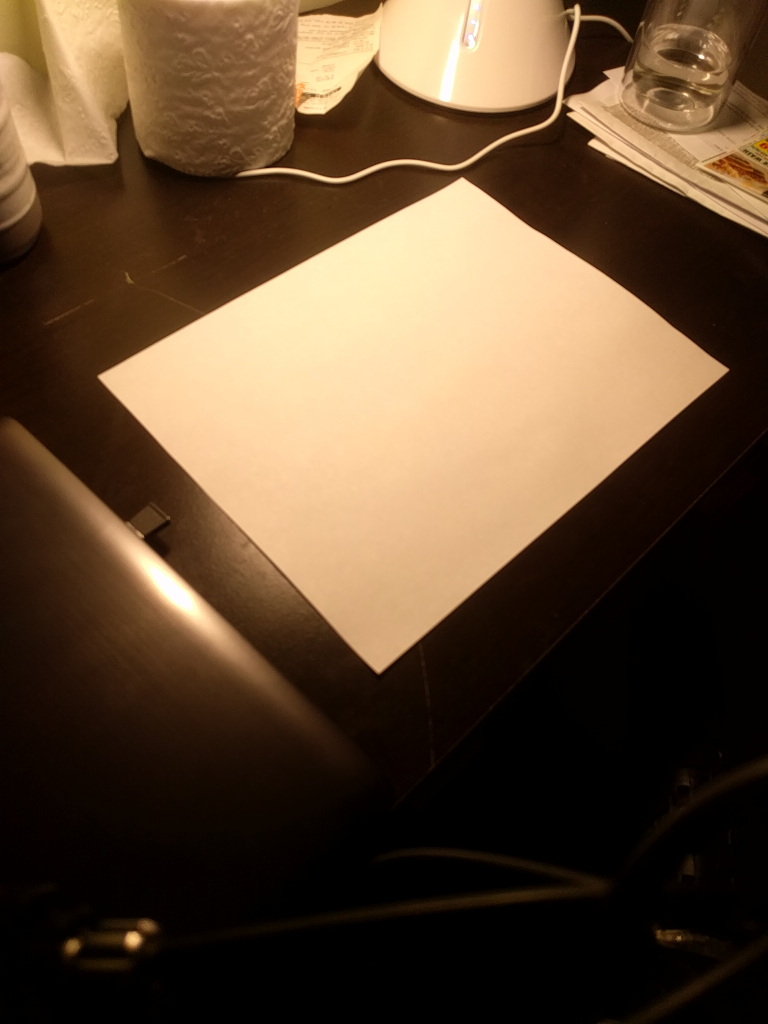
#> input picture P1/pic_whitepaper/125.JPG, 1536 x 2048 px (shown at 1/2 size); its folder holds 4 pictures in this run
$ python Calibration.py   (Python 2 division)
#> lines starting #> are read from the running program, lines starting #| are printed output that depends on the picture
import os
import math

import cv2
import numpy as np
from scipy import stats,optimize
from matplotlib import pyplot


class Calibration:
    b = [0, 0, 0]
    g = [0, 0, 0]

    def __init__(self, plot=False):
        """
        load the pictures
        """
#> called with plot = True
        x, y = [], []
        for fn in os.listdir('../pic_whitepaper'):
            rt = int(fn[:-4])
            img = cv2.imread('../pic_whitepaper/' + fn, cv2.IMREAD_COLOR)
#> img is the input picture: shape (2048, 1536, 3); mean B, G, R 49.6, 72.1, 94.6
            imgs = img[700:1000, 600:900, :]
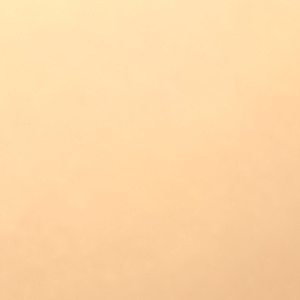
#> imgs: shape (300, 300, 3); mean B, G, R 165.8, 214.1, 252.4
            if not np.any(imgs == 255):
                x.append(1. / rt)
                y.append(np.mean(imgs, (0, 1)))
#> pass 2 of the loop in __init__, `for fn in os.listdir('../pic_whitepaper'):`:
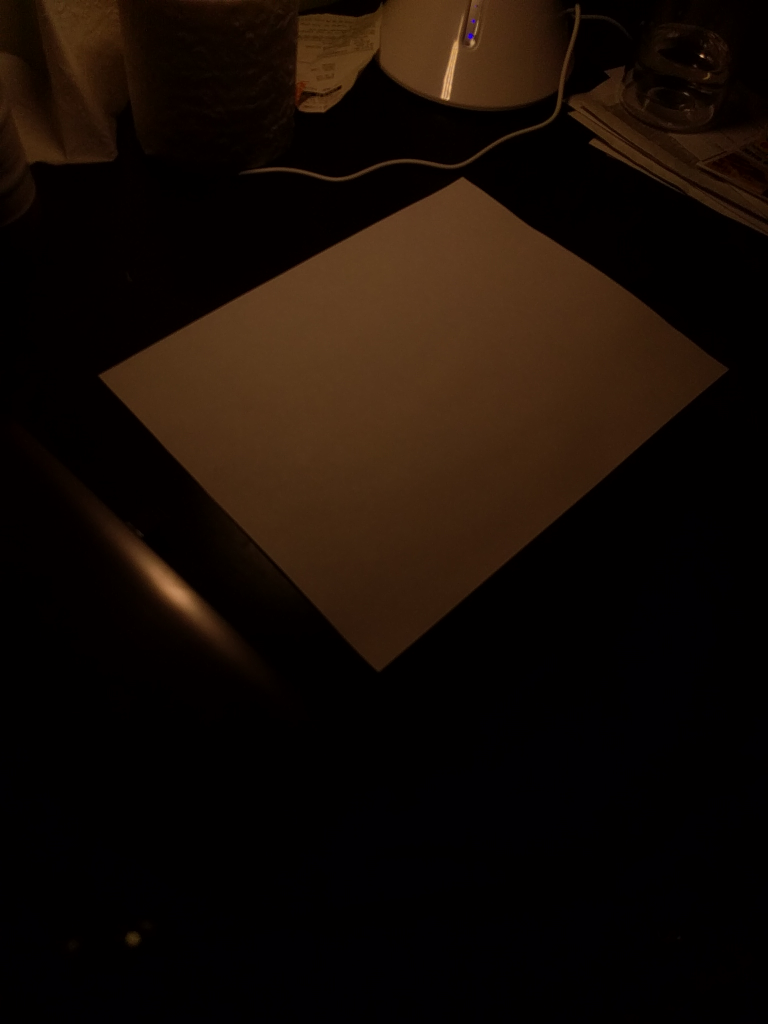
#> input picture P1/pic_whitepaper/1250.JPG, 1536 x 2048 px (shown at 1/2 size)
#> in __init__, img is the input picture: shape (2048, 1536, 3); mean B, G, R 5.8, 12.1, 21.8
#> in __init__, `imgs = img[700:1000, 600:900, :]`:
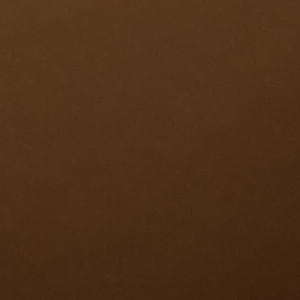
#> imgs: shape (300, 300, 3); mean B, G, R 23.3, 48, 78.1
        x = np.array(x)
        y = np.array(y)
        ind = x.argsort()
        x = x[ind]
        y = y[ind, :]
        vln = np.vectorize(lambda i: math.log(i, math.e))
        lnx = vln(x)
        self.g[0], self.b[0], _, _, _ = stats.linregress(lnx, vln(y[:, 0]))
        self.g[1], self.b[1], _, _, _ = stats.linregress(lnx, vln(y[:, 1]))
        self.g[2], self.b[2], _, _, _ = stats.linregress(lnx, vln(y[:, 2]))
        cap = np.array([255**self.g[0], 255**self.g[1], 255**self.g[2]],np.float32)
        self.scale = cap/min(cap)
        if not plot:
            return
        pyplot.xlabel('ln T(s)')
        pyplot.ylabel("ln B'")
        pyplot.plot(lnx, vln(y[:, 0]), 'bo-')
        pyplot.plot(lnx, self.g[0]*lnx+self.b[0], 'b--')
        pyplot.plot(lnx, vln(y[:, 1]), 'go-')
        pyplot.plot(lnx, self.g[1]*lnx+self.b[1], 'g--')
        pyplot.plot(lnx, vln(y[:, 2]), 'ro-')
        pyplot.plot(lnx, self.g[2]*lnx+self.b[2], 'r--')
        pyplot.show()
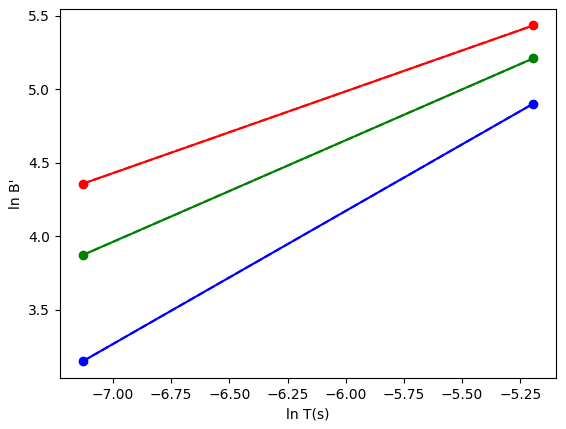
#> figure drawn by matplotlib, 1 panel
        pyplot.cla()
        pyplot.xlabel('T(s)')
        pyplot.ylabel("cB'^g")
        tb = np.zeros(y.shape)
        tb[:, 0] = y[:, 0] ** self.g[0]/self.scale[0]
        tb[:, 1] = y[:, 1] ** self.g[1]/self.scale[1]
        tb[:, 2] = y[:, 2] ** self.g[2]/self.scale[2]
        pyplot.plot(x, tb[:, 0], 'bo-')
        pyplot.plot(x, tb[:, 1], 'go-')
        pyplot.plot(x, tb[:, 2], 'ro-')
        pyplot.show()
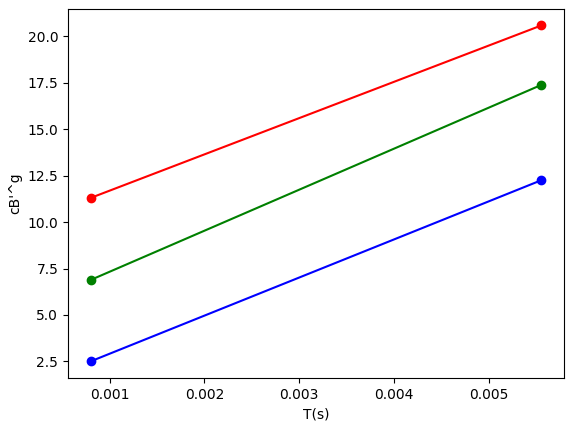
#> figure drawn by matplotlib, 1 panel
        pyplot.xlabel('B')
        pyplot.ylabel("cB'^g")
        x = range(255)
        y0 = x ** self.g[0]/self.scale[0]
        y1 = x ** self.g[1]/self.scale[1]
        y2 = x ** self.g[2]/self.scale[2]
        pyplot.plot(x, y0, 'b-')
        pyplot.plot(x, y1, 'g-')
        pyplot.plot(x, y2, 'r-')
        pyplot.show()
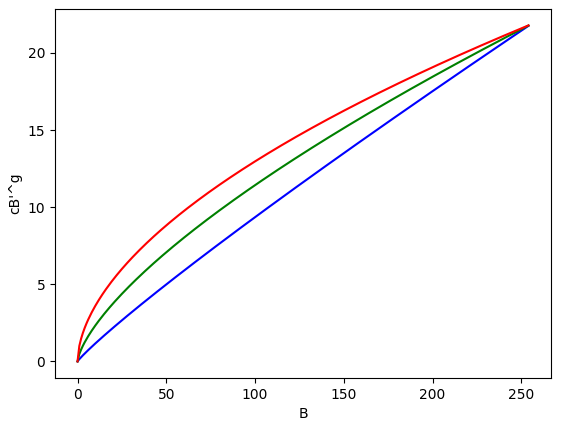
#> figure drawn by matplotlib, 1 panel; curve peaks at x = 254, y = 21.75; curve peaks at x = 254, y = 21.77; curve peaks at x = 254, y = 21.78

    def get_true_b(self, colors):
        """
        get the linear B
        :param ndarray, colors: input B of three colors in sequence of BGR, uint8
        :return: ndarray, linear B in BGR, float
        """
        return np.array([colors[0]**self.g[0]/self.scale[0], colors[1]**self.g[1]/self.scale[1], colors[2]**self.g[2]/self.scale[2]], np.float32)
        pass

if __name__ == "__main__":
    c = Calibration(True)
    print c.b
    print c.g
    print c.get_true_b([255,255,255])
